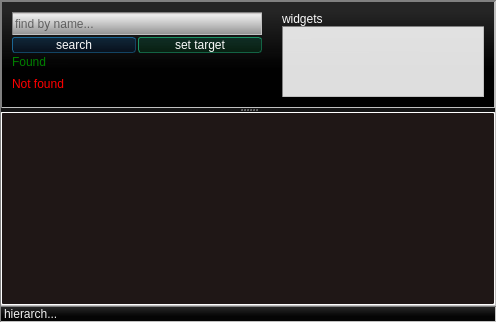
<?xml version="1.0" encoding="UTF-8"?>
<ui version="4.0">
 <class>StyleSheetEditor</class>
 <widget class="QWidget" name="StyleSheetEditor">
  <property name="geometry">
   <rect>
    <x>0</x>
    <y>0</y>
    <width>496</width>
    <height>322</height>
   </rect>
  </property>
  <property name="minimumSize">
   <size>
    <width>300</width>
    <height>300</height>
   </size>
  </property>
  <property name="styleSheet">
   <string notr="true">QFrame, .QFrame * {
    font: 600 11px &quot;Open Sans&quot;;
    color: #fafafa;
    background-color: qlineargradient(spread:reflect, x1:0.485, y1:0.9375, x2:0.483, y2:0, stop:0.323864 rgba(0, 0, 0, 250), stop:0.897727 rgba(37, 37, 37, 255));
    border: 1px inset gray;
}

QTextBrowser {
    background-color: rgba(32, 23, 22, 250);
    border: 1px ridge white;
    border-radius: 1px;
}

QTextBrowser:focus {
    border-color: blue;
}</string>
  </property>
  <layout class="QVBoxLayout" name="verticalLayout" stretch="1,0">
   <property name="spacing">
    <number>0</number>
   </property>
   <property name="leftMargin">
    <number>0</number>
   </property>
   <property name="topMargin">
    <number>0</number>
   </property>
   <property name="rightMargin">
    <number>0</number>
   </property>
   <property name="bottomMargin">
    <number>0</number>
   </property>
   <item>
    <widget class="QSplitter" name="splitter">
     <property name="orientation">
      <enum>Qt::Vertical</enum>
     </property>
     <property name="opaqueResize">
      <bool>true</bool>
     </property>
     <property name="childrenCollapsible">
      <bool>true</bool>
     </property>
     <widget class="QFrame" name="frame">
      <property name="minimumSize">
       <size>
        <width>0</width>
        <height>100</height>
       </size>
      </property>
      <property name="frameShape">
       <enum>QFrame::StyledPanel</enum>
      </property>
      <property name="frameShadow">
       <enum>QFrame::Raised</enum>
      </property>
      <layout class="QHBoxLayout" name="horizontalLayout" stretch="0,1">
       <property name="spacing">
        <number>20</number>
       </property>
       <property name="leftMargin">
        <number>10</number>
       </property>
       <property name="topMargin">
        <number>10</number>
       </property>
       <property name="rightMargin">
        <number>10</number>
       </property>
       <property name="bottomMargin">
        <number>10</number>
       </property>
       <item>
        <layout class="QGridLayout" name="gridLayout" rowstretch="0,0,1,1">
         <property name="leftMargin">
          <number>0</number>
         </property>
         <property name="topMargin">
          <number>0</number>
         </property>
         <property name="rightMargin">
          <number>0</number>
         </property>
         <property name="bottomMargin">
          <number>0</number>
         </property>
         <property name="spacing">
          <number>2</number>
         </property>
         <item row="1" column="0">
          <widget class="QPushButton" name="bttn_search">
           <property name="styleSheet">
            <string notr="true">QPushButton {
background-color: qlineargradient(spread:pad, x1:0, y1:1, x2:0, y2:0, stop:0 rgba(0, 40, 93, 55), stop:0.949153 rgba(0, 113, 206, 49), stop:1 rgba(58, 136, 255, 24));
border: 1px outset #134463;
border-radius: 3px;
}

QPushButton:hover {
background-color: qlineargradient(spread:pad, x1:0, y1:1, x2:0, y2:0, stop:0 rgba(0, 40, 93, 155), stop:0.949153 rgba(0, 113, 206, 149), stop:1 rgba(58, 136, 255, 124));
}

QPushButton:pressed {
background-color: qlineargradient(spread:pad, x1:0, y1:1, x2:0, y2:0, stop:0 rgba(0, 4, 9, 155), stop:0.949153 rgba(0, 13, 26, 149), stop:1 rgba(8, 36, 55, 124));
border: 1px inset #132433;
color: rgba(250, 250, 250, 100);
padding-top: 1px;
}</string>
           </property>
           <property name="text">
            <string notr="true">search</string>
           </property>
          </widget>
         </item>
         <item row="1" column="1">
          <widget class="QPushButton" name="bttn_setTarget">
           <property name="styleSheet">
            <string notr="true">QPushButton {
background-color: qlineargradient(spread:pad, x1:0, y1:1, x2:0, y2:0, stop:0 rgba(0, 110, 43, 55), stop:0.95 rgba(0, 153, 106, 49), stop:1 rgba(58, 236, 255, 24));
border: 1px outset #136344;
border-radius: 3px;
}

QPushButton:hover {
background-color: qlineargradient(spread:pad, x1:0, y1:1, x2:0, y2:0, stop:0 rgba(0, 110, 43, 155), stop:0.95 rgba(0, 153, 106, 149), stop:1 rgba(58, 236, 255, 124));
}

QPushButton:pressed {
background-color: qlineargradient(spread:pad, x1:0, y1:1, x2:0, y2:0, stop:0 rgba(0, 4, 9, 155), stop:0.949153 rgba(0, 13, 26, 149), stop:1 rgba(8, 36, 55, 124));
border: 1px inset #133324;
color: rgba(250, 250, 250, 100);
padding-top: 1px;
}</string>
           </property>
           <property name="text">
            <string notr="true">set target</string>
           </property>
          </widget>
         </item>
         <item row="2" column="0" colspan="2" alignment="Qt::AlignLeft|Qt::AlignTop">
          <widget class="QLabel" name="status">
           <property name="styleSheet">
            <string notr="true">QLabel {
    color: green;
    background-color: transparent;
border: none;
}</string>
           </property>
           <property name="text">
            <string notr="true">Found</string>
           </property>
          </widget>
         </item>
         <item row="3" column="0" colspan="2" alignment="Qt::AlignLeft|Qt::AlignTop">
          <widget class="QLabel" name="status_2">
           <property name="styleSheet">
            <string notr="true">QLabel {
    color: red;
    background-color: transparent;
border: none;
}</string>
           </property>
           <property name="text">
            <string notr="true">Not found</string>
           </property>
          </widget>
         </item>
         <item row="0" column="0" colspan="2">
          <widget class="QLineEdit" name="lineEdit">
           <property name="minimumSize">
            <size>
             <width>250</width>
             <height>23</height>
            </size>
           </property>
           <property name="maximumSize">
            <size>
             <width>250</width>
             <height>23</height>
            </size>
           </property>
           <property name="styleSheet">
            <string notr="true">QLineEdit {
    background-color: qlineargradient(spread:pad, x1:0, y1:1, x2:0, y2:0, stop:0 rgba(227, 227, 227, 113), stop:0.0190996 rgba(255, 255, 255, 135), stop:0.882445 rgba(255, 255, 255, 235), stop:0.959248 rgba(202, 196, 196, 232), stop:1 rgba(97, 95, 95, 235));
color: black;
}</string>
           </property>
           <property name="placeholderText">
            <string notr="true">find by name...</string>
           </property>
          </widget>
         </item>
        </layout>
       </item>
       <item>
        <layout class="QVBoxLayout" name="verticalLayout_2" stretch="0,1">
         <property name="spacing">
          <number>0</number>
         </property>
         <property name="leftMargin">
          <number>0</number>
         </property>
         <property name="topMargin">
          <number>0</number>
         </property>
         <property name="rightMargin">
          <number>0</number>
         </property>
         <property name="bottomMargin">
          <number>0</number>
         </property>
         <item>
          <widget class="QLabel" name="label">
           <property name="styleSheet">
            <string notr="true">QLabel {
    background-color: transparent;
    border: none;
}</string>
           </property>
           <property name="text">
            <string notr="true">widgets</string>
           </property>
          </widget>
         </item>
         <item>
          <widget class="QListWidget" name="listWidget">
           <property name="minimumSize">
            <size>
             <width>200</width>
             <height>0</height>
            </size>
           </property>
           <property name="styleSheet">
            <string notr="true">QListView {
    
	background-color: rgba(255, 255, 255, 222);
    
	alternate-background-color: rgb(255, 255, 255);
    color: rgba(2, 5, 5, 225);
}</string>
           </property>
           <property name="verticalScrollBarPolicy">
            <enum>Qt::ScrollBarAlwaysOff</enum>
           </property>
           <property name="horizontalScrollBarPolicy">
            <enum>Qt::ScrollBarAlwaysOff</enum>
           </property>
           <property name="sizeAdjustPolicy">
            <enum>QAbstractScrollArea::AdjustToContents</enum>
           </property>
           <property name="alternatingRowColors">
            <bool>true</bool>
           </property>
           <property name="sortingEnabled">
            <bool>true</bool>
           </property>
          </widget>
         </item>
        </layout>
       </item>
      </layout>
     </widget>
     <widget class="QTextBrowser" name="textEditor">
      <property name="minimumSize">
       <size>
        <width>0</width>
        <height>100</height>
       </size>
      </property>
     </widget>
    </widget>
   </item>
   <item>
    <widget class="QLabel" name="detail">
     <property name="text">
      <string notr="true">&lt;html&gt;&lt;head/&gt;&lt;body&gt;&lt;p&gt;&lt;span style=&quot; font-size:9pt; color:#efefef;&quot;&gt;hierarch...&lt;/span&gt;&lt;/p&gt;&lt;/body&gt;&lt;/html&gt;</string>
     </property>
     <property name="textFormat">
      <enum>Qt::RichText</enum>
     </property>
    </widget>
   </item>
  </layout>
 </widget>
 <resources/>
 <connections>
  <connection>
   <sender>lineEdit</sender>
   <signal>returnPressed()</signal>
   <receiver>bttn_search</receiver>
   <slot>click()</slot>
   <hints>
    <hint type="sourcelabel">
     <x>114</x>
     <y>29</y>
    </hint>
    <hint type="destinationlabel">
     <x>114</x>
     <y>38</y>
    </hint>
   </hints>
  </connection>
  <connection>
   <sender>bttn_search</sender>
   <signal>clicked()</signal>
   <receiver>status</receiver>
   <slot>hide()</slot>
   <hints>
    <hint type="sourcelabel">
     <x>38</x>
     <y>49</y>
    </hint>
    <hint type="destinationlabel">
     <x>41</x>
     <y>62</y>
    </hint>
   </hints>
  </connection>
  <connection>
   <sender>bttn_search</sender>
   <signal>clicked()</signal>
   <receiver>status_2</receiver>
   <slot>hide()</slot>
   <hints>
    <hint type="sourcelabel">
     <x>17</x>
     <y>47</y>
    </hint>
    <hint type="destinationlabel">
     <x>13</x>
     <y>86</y>
    </hint>
   </hints>
  </connection>
  <connection>
   <sender>lineEdit</sender>
   <signal>textEdited(QString)</signal>
   <receiver>bttn_search</receiver>
   <slot>show()</slot>
   <hints>
    <hint type="sourcelabel">
     <x>81</x>
     <y>28</y>
    </hint>
    <hint type="destinationlabel">
     <x>80</x>
     <y>39</y>
    </hint>
   </hints>
  </connection>
  <connection>
   <sender>lineEdit</sender>
   <signal>textEdited(QString)</signal>
   <receiver>bttn_setTarget</receiver>
   <slot>hide()</slot>
   <hints>
    <hint type="sourcelabel">
     <x>186</x>
     <y>26</y>
    </hint>
    <hint type="destinationlabel">
     <x>186</x>
     <y>46</y>
    </hint>
   </hints>
  </connection>
  <connection>
   <sender>bttn_setTarget</sender>
   <signal>clicked()</signal>
   <receiver>lineEdit</receiver>
   <slot>clear()</slot>
   <hints>
    <hint type="sourcelabel">
     <x>203</x>
     <y>39</y>
    </hint>
    <hint type="destinationlabel">
     <x>202</x>
     <y>31</y>
    </hint>
   </hints>
  </connection>
  <connection>
   <sender>bttn_setTarget</sender>
   <signal>clicked()</signal>
   <receiver>status</receiver>
   <slot>hide()</slot>
   <hints>
    <hint type="sourcelabel">
     <x>233</x>
     <y>49</y>
    </hint>
    <hint type="destinationlabel">
     <x>45</x>
     <y>65</y>
    </hint>
   </hints>
  </connection>
  <connection>
   <sender>listWidget</sender>
   <signal>currentRowChanged(int)</signal>
   <receiver>bttn_setTarget</receiver>
   <slot>show()</slot>
   <hints>
    <hint type="sourcelabel">
     <x>331</x>
     <y>59</y>
    </hint>
    <hint type="destinationlabel">
     <x>239</x>
     <y>48</y>
    </hint>
   </hints>
  </connection>
  <connection>
   <sender>listWidget</sender>
   <signal>itemDoubleClicked(QListWidgetItem*)</signal>
   <receiver>bttn_setTarget</receiver>
   <slot>click()</slot>
   <hints>
    <hint type="sourcelabel">
     <x>301</x>
     <y>45</y>
    </hint>
    <hint type="destinationlabel">
     <x>248</x>
     <y>45</y>
    </hint>
   </hints>
  </connection>
 </connections>
 <designerdata>
  <property name="gridDeltaX">
   <number>10</number>
  </property>
  <property name="gridDeltaY">
   <number>10</number>
  </property>
  <property name="gridSnapX">
   <bool>true</bool>
  </property>
  <property name="gridSnapY">
   <bool>true</bool>
  </property>
  <property name="gridVisible">
   <bool>true</bool>
  </property>
 </designerdata>
 <slots>
  <slot>toggleTableView()</slot>
  <slot>init()</slot>
 </slots>
</ui>
